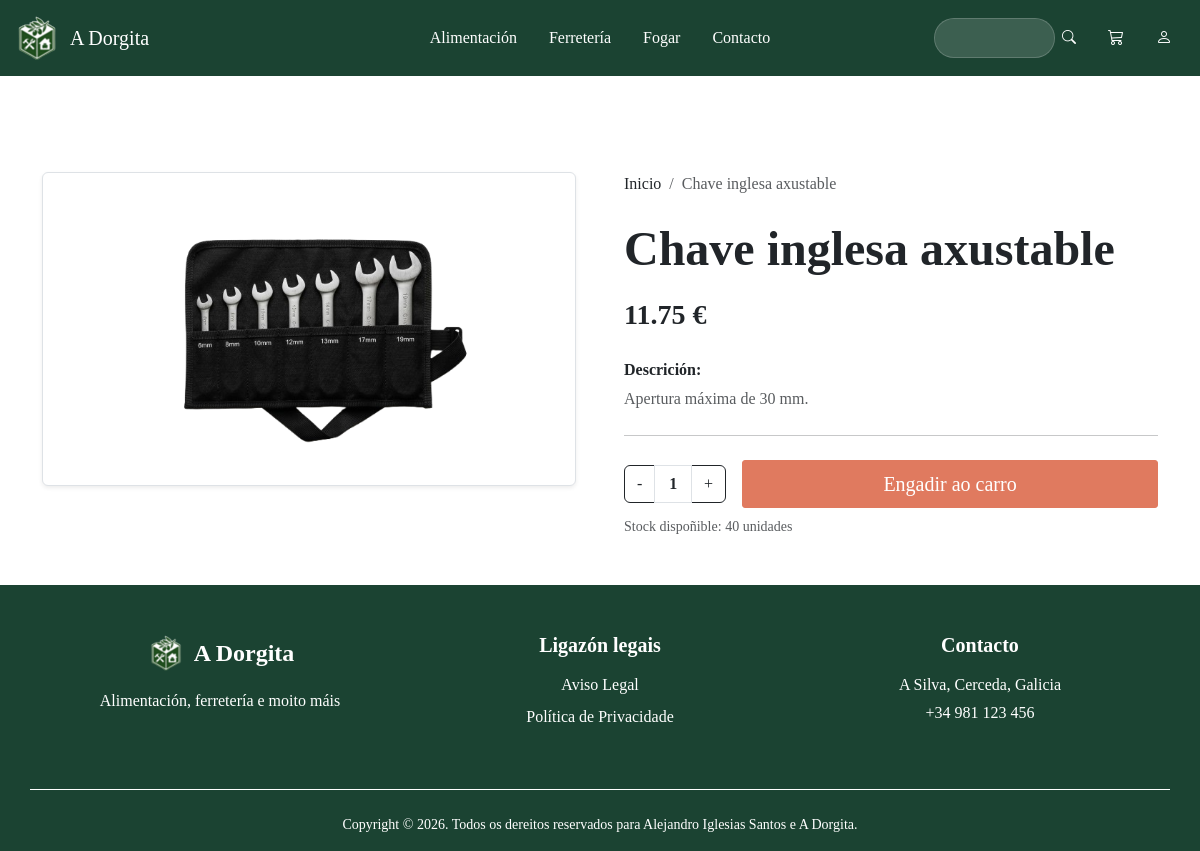
/index.php?c=producto&a=obter&id=25, run on the app's committed database.
### tables this page shows
CREATE TABLE productos (
    id INT AUTO_INCREMENT PRIMARY KEY,
    nome VARCHAR(100) NOT NULL,
    descripcion VARCHAR(500),
    precio DECIMAL(10,2) NOT NULL,
    stock INT DEFAULT 0,
    imagen VARCHAR(200),
    id_categoria INT,
    FOREIGN KEY (id_categoria) REFERENCES categorias(id) ON DELETE SET NULL
);

### config/database.php (called while the page is built)
<?php
class Database {
    public static function connect() {
        $host = "localhost";
        $user = "root";
        $password = "";
        $database = "a_dorgita";
        try {
            $conexion = new PDO("mysql:host=$host;dbname=$database;charset=utf8mb4", $user, $password);
            $conexion->setAttribute(PDO::ATTR_ERRMODE, PDO::ERRMODE_EXCEPTION);
            return $conexion;
        } catch (PDOException $e) {
            die("Error de conexión: " . $e->getMessage());
        }
    }
}
?>

### app/models/ProductoDAO.php (called while the page is built, shortened)
<?php
require_once __DIR__ . '/../../config/database.php';
require_once __DIR__ . '/entidades/Producto.php';
class ProductoDAO
{
    private $conexion;
    public function __construct()
    {
        try {
            $this->conexion = Database::connect();
        } catch (Exception $e) {
            die($e->getMessage());
        }
    }
    public function obter($id)
    {
        try {
            $stmt = $this->conexion->prepare("SELECT * FROM productos WHERE id = ?");
            $stmt->execute(array($id));
            $stmt->setFetchMode(PDO::FETCH_CLASS, 'Producto');
            return $stmt->fetch();
        } catch (Exception $e) {
            die("Erro o ver detalles do produto" . $e->getMessage());
        }
    }
}

### app/models/entidades/Producto.php (called while the page is built, shortened)
<?php
class Producto {
    private $nome;
    private $descripcion;
    private $precio;
    private $stock;
    private $imagen;
    public function getNome() { return $this->nome; }
    public function getDescripcion() { return $this->descripcion; }
    public function getPrecio() { return $this->precio; }
    public function getStock() { return $this->stock; }
    public function getImagen() { return $this->imagen; }
}

### views/produto.php (the view, shortened to what this page needs)
<div class="container py-5 mt-5">
    <div class="row g-5">
        <div class="col-md-6 text-center">
            <div class="p-4 rounded shadow-sm border border-1 caixa-filtros">
                <img src="public/img/<?php echo htmlspecialchars($prod->getImagen()); ?>"
                    class="img-fluid"
                    alt="<?php echo htmlspecialchars($prod->getNome()); ?>">
            </div>
        </div>
        <div class="col-md-6">
            <nav aria-label="breadcrumb">
                <ol class="breadcrumb mb-4">
                    <li class="breadcrumb-item"><a href="index.php?c=producto&a=index" class="enlace-filtro p-0">Inicio</a></li>
                    <li class="breadcrumb-item active" aria-current="page"><?php echo htmlspecialchars($prod->getNome()); ?></li>
                </ol>
            </nav>
            <h1 class="display-5 fw-bold texto-dorgita mb-3"><?php echo htmlspecialchars($prod->getNome()); ?></h1>
            <p class="fs-3 fw-bold texto-principal mb-4"><?php echo htmlspecialchars($prod->getPrecio()); ?> €</p>
            <div class="mb-4">
                <h6 class="fw-bold texto-dorgita">Descrición:</h6>
                <p class="text-muted"><?php echo htmlspecialchars($prod->getDescripcion()); ?></p>
            </div>
            <hr class="my-4">
            <form action="index.php?c=carro&a=engadir" method="POST">
                <div class="d-flex align-items-center gap-3">
                    <div class="input-group ancho-cantidade-produto" style="width: 140px;">
                        <button class="btn btn-cantidade" type="button" onclick="cambiarCantidade(-1)" <?php echo ($prod->getStock() <= 0) ? 'disabled' : ''; ?>>-</button>
                        <input type="number" name="cantidade" id="cantidade-input" class="form-control text-center fw-bold" value="<?php echo ($prod->getStock() > 0) ? '1' : '0'; ?>" min="<?php echo ($prod->getStock() > 0) ? '1' : '0'; ?>" max="<?php echo $prod->getStock(); ?>" oninput="validarStock(this, <?php echo $prod->getStock(); ?>)" readonly>
                        <button class="btn btn-cantidade" type="button" onclick="cambiarCantidade(1, <?php echo $prod->getStock(); ?>)" <?php echo ($prod->getStock() <= 0) ? 'disabled' : ''; ?>>+</button>
                    </div>
                    <?php if ($prod->getStock() > 0): ?>
                        <button type="submit" class="btn btn-engadir-carro btn-lg px-5 w-100">
                            Engadir ao carro
                        </button>
                    <?php else: ?>
                        <button type="button" class="btn btn-secondary btn-lg px-5 w-100" disabled>
                            Sen existencias
                        </button>
                    <?php endif; ?>
                </div>
                <small class="<?php echo ($prod->getStock() <= 0) ? 'text-danger' : 'text-muted'; ?> mt-2 d-block">
                    <?php if ($prod->getStock() > 0): ?>
                        Stock dispoñible: <?php echo $prod->getStock(); ?> unidades
                    <?php else: ?>
                        <i class="bi bi-x-circle me-1"></i>Actualmente fóra de stock
                    <?php endif; ?>
                </small>
            </form>
        </div>
    </div>
</div>

### public/css/estilos.css (style rules this page uses)
body { font-family: 'Times New Roman', Times, serif; }
.texto-principal { color: #212529; }
.btn-engadir-carro { background-color:#E07A5F; color: #FFFFFF; border: 1px solid #E07A5F; border-radius: 3px; }
.caixa-filtros { background-color: #FFFFFF; }
.enlace-filtro { color:#212529; text-decoration: none; display: flex; justify-content: space-between; align-items: center; padding: 10px 15px; border-radius: 5px; }
.btn-cantidade { background-color: #FFFFFF; color: #212529; border: 1px solid #212529; }
.ancho-cantidade-produto { width: 140px; }
input[type=number] { -moz-appearance: textfield; appearance: textfield; }
#cantidade-input { position: relative; z-index: 1060; cursor: text; }

### data on the page
productos: imagen (picture), nome "Chave inglesa axustable", precio "11.75", descripcion "Apertura máxima de 30 mm.", cantidade "1", stock "40"
